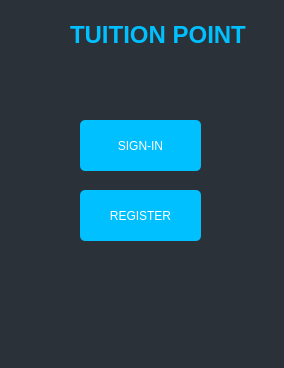
<?xml version="1.0" encoding="UTF-8"?>
<ui version="4.0">
 <class>Dialog</class>
 <widget class="QDialog" name="Dialog">
  <property name="geometry">
   <rect>
    <x>0</x>
    <y>0</y>
    <width>284</width>
    <height>368</height>
   </rect>
  </property>
  <property name="windowTitle">
   <string>Dialog</string>
  </property>
  <property name="styleSheet">
   <string notr="true">QDialog
{background-color:rgb(43, 49, 56);
}
QPushButton
{
border-style:bold;
border-width:0px;
border-color:green;
background-color:rgb(0, 192, 255);

color:white;
border-radius:5px;
}
QPushButton:hover
{
background-color:white;
color:rgb(0, 192, 255);
border-color:green;
border-width:10px;
border-style:bold;
}
QPushButtonpressed
{
color:rgb(255, 255, 0);
background-color:rgb(52, 168, 83);
border-width:2px;}


</string>
  </property>
  <widget class="QPushButton" name="pushButton_2">
   <property name="geometry">
    <rect>
     <x>80</x>
     <y>120</y>
     <width>121</width>
     <height>51</height>
    </rect>
   </property>
   <property name="styleSheet">
    <string notr="true">font: 12pt &quot;Segoe Print&quot;;</string>
   </property>
   <property name="text">
    <string>SIGN-IN</string>
   </property>
  </widget>
  <widget class="QPushButton" name="pushButton_3">
   <property name="geometry">
    <rect>
     <x>80</x>
     <y>190</y>
     <width>121</width>
     <height>51</height>
    </rect>
   </property>
   <property name="styleSheet">
    <string notr="true">font: 12pt &quot;Segoe Print&quot;;</string>
   </property>
   <property name="text">
    <string>REGISTER</string>
   </property>
  </widget>
  <widget class="QLabel" name="label">
   <property name="geometry">
    <rect>
     <x>70</x>
     <y>20</y>
     <width>221</width>
     <height>31</height>
    </rect>
   </property>
   <property name="styleSheet">
    <string notr="true">color:rgb(0, 192, 255);</string>
   </property>
   <property name="text">
    <string>&lt;h1&gt;TUITION POINT&lt;/h1&gt;</string>
   </property>
  </widget>
  <widget class="QLabel" name="label_2">
   <property name="geometry">
    <rect>
     <x>20</x>
     <y>20</y>
     <width>47</width>
     <height>31</height>
    </rect>
   </property>
   <property name="styleSheet">
    <string notr="true">border-style:solid;
border-radius:100px;</string>
   </property>
   <property name="text">
    <string/>
   </property>
  </widget>
 </widget>
 <layoutdefault spacing="6" margin="11"/>
 <resources/>
 <connections/>
</ui>
